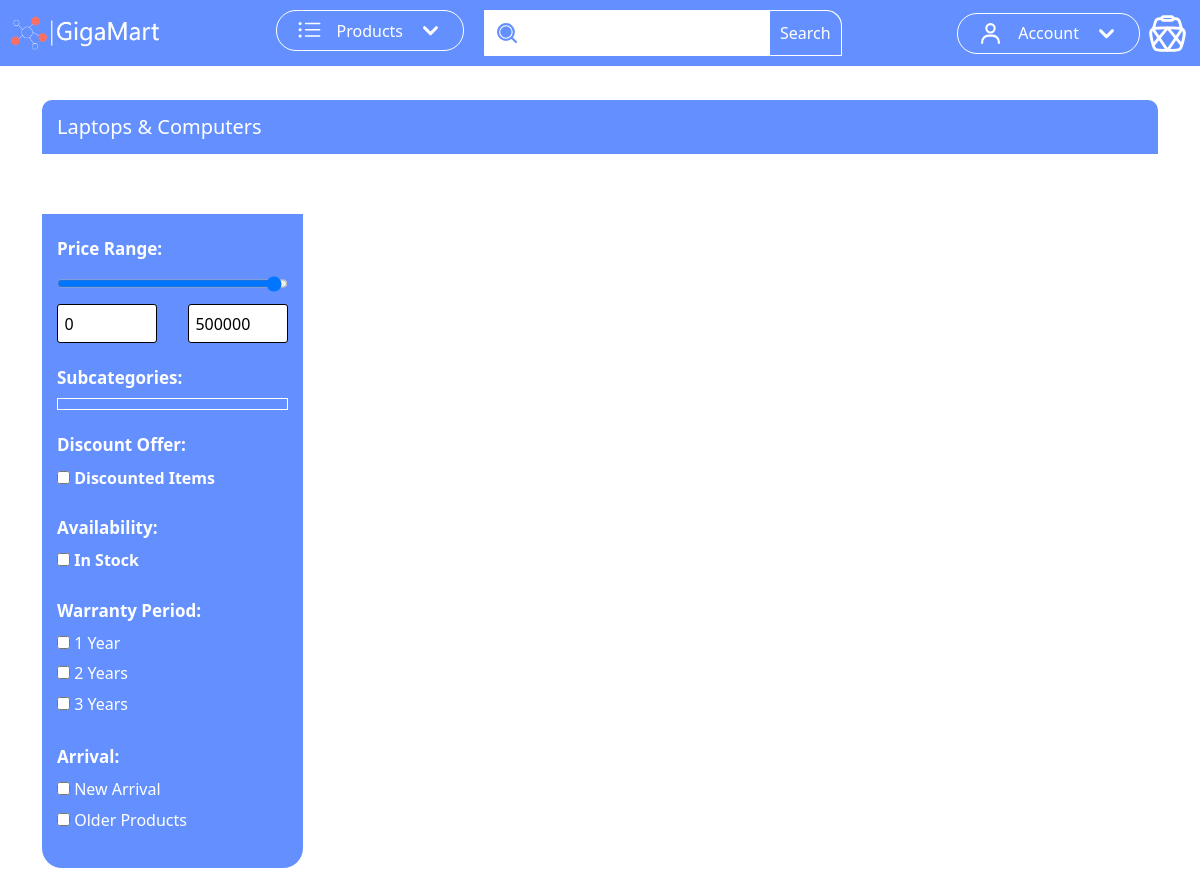
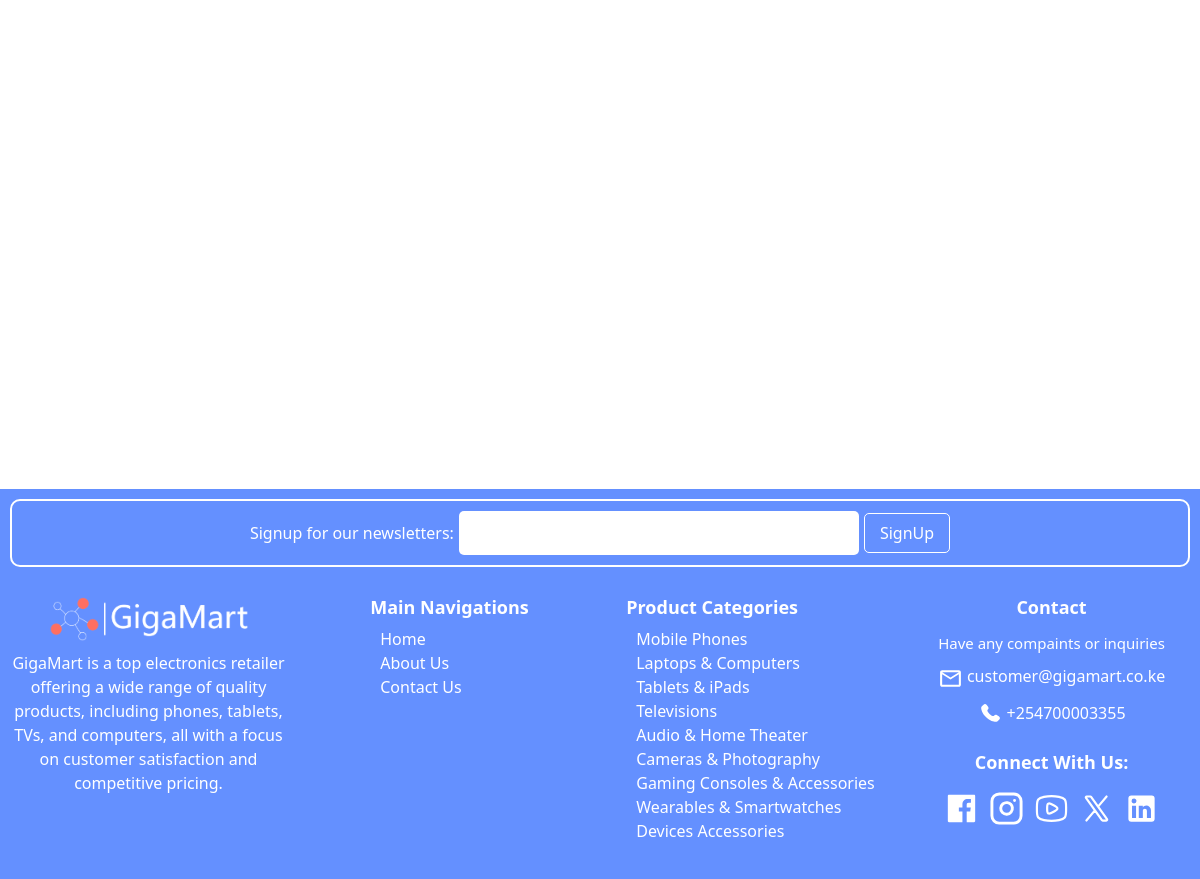
Screenshot of /category/laptops-computers/ with the database file from the repository (2 pictures, top to bottom).
### store/models.py (models this page shows, shortened)
class Category(models.Model):
    slug = models.SlugField(max_length=255, unique=True, blank=True)
    name = models.CharField(max_length=255, unique=True)
    image = models.ImageField(upload_to='categories/')
    class Meta:
        verbose_name_plural = 'categories'
    def get_absolute_url(self):
        return reverse('store:category_list', args=[self.slug])

### store/views.py (the view)
# urls.py: path('category/<str:category_slug>/', views.category_list, name='category_list'),
def category_list(request, category_slug):
    category = get_object_or_404(Category, slug=category_slug)
    subcategories = Subcategory.objects.filter(category=category)
    products = Product.objects.filter(category=category)
    price_min = request.GET.get('price_min')
    price_max = request.GET.get('price_max')
    subcategory_slugs = request.GET.getlist('subcategory')  # Get selected subcategory slugs
    discount = request.GET.get('discount')
    availability = request.GET.get('availability')
    warranty_months = request.GET.getlist('warranty')
    arrival = request.GET.get('arrival')
    if price_min and price_max:
        products = products.filter(price__gte=price_min, price__lte=price_max)
    if subcategory_slugs:
        products = products.filter(subcategory__slug__in=subcategory_slugs)  # Filter by slug, not id
    if discount:
        products = products.filter(discount__gte=discount)
    if availability == 'in_stock':
        products = products.filter(items_remaining__gt=0)
    if warranty_months:
        products = products.filter(warrant_months__in=warranty_months)
    if arrival == 'newest':
        products = products.order_by('-id')
    paginator = Paginator(products, 1)  # Adjust items per page as needed
    page_number = request.GET.get('page')
    try:
        paginated_products = paginator.page(page_number)
    except PageNotAnInteger:
        paginated_products = paginator.page(1)
    except EmptyPage:
        paginated_products = paginator.page(paginator.num_pages)
    if request.headers.get('X-Requested-With') == 'XMLHttpRequest':
        return render(request, 'store/_product_list.html', {'products': paginated_products})
    return render(request, 'store/category.html', {
        'category': category,
        'subcategories': subcategories,
        'products': paginated_products,
        'page_obj': paginated_products
    })

### templates/store/category.html (shortened to what this page needs)
{% extends 'base.html' %}
{% block main %}
    <div class="container" style="margin-top: 100px">
        <div style="width: 100%;padding: 15px;background-color: #6490ff;box-sizing: border-box;border-radius: 10px 10px 0 0;">
            <h3 style="font-size: 20px;color: white;font-weight: 500;margin: 0;">{{ category.name }}</h3>
        </div>
    </div>
    <div class="container" style="margin-top: 50px">
        <div class="row">
            <div class="col-12 col-sm-12 col-md-5 col-lg-4 col-xl-3" id="large-screen-filter-form-div">
                <form id="large-screen-filter-form">
                    <div class="filter-group">
                        <h3 class="filter_section_title">Price Range:</h3>
                        <input type="range" id="large_price_range" name="price_range" min="0" max="500000" step="50"
                               value="500000">
                        <div style="display: flex;flex-direction: row;justify-content: space-between;align-items: center;">
                            <input style="display: inline-block;" type="number" id="large_price_min" name="price_min"
                                   placeholder="Min Price" max="500000">
                            <input type="number" id="large_price_max" name="price_max" placeholder="Max Price"
                                   max="500000">
                        </div>
                    </div>
                    <div class="filter-group">
                        <h3 class="filter_section_title">Subcategories:</h3>
                        <div id="subcategory-options" class="filter-options subcategories_div">
                        </div>
                    </div>
                    <div class="filter-group">
                        <h3 class="filter_section_title">Discount Offer:</h3>
                        <label><input type="checkbox" name="discount" value="1"> Discounted Items</label>
                    </div>
                    <div class="filter-group">
                        <h3 class="filter_section_title">Availability:</h3>
                        <label><input type="checkbox" name="availability" value="in_stock"> In Stock</label>
                    </div>
                    <div class="filter-group">
                        <h3 class="filter_section_title">Warranty Period:</h3>
                        <div class="filter-options">
                            <label><input type="checkbox" name="warranty" value="1"> 1 Year</label>
                            <label><input type="checkbox" name="warranty" value="2"> 2 Years</label>
                            <label><input type="checkbox" name="warranty" value="3"> 3 Years</label>
                        </div>
                    </div>
                    <div class="filter-group">
                        <h3 class="filter_section_title">Arrival:</h3>
                        <div class="filter-options">
                            <label><input type="checkbox" name="arrival" value="recent"> New Arrival</label>
                            <label><input type="checkbox" name="arrival" value="old"> Older Products</label>
                        </div>
                    </div>
                </form>
            </div>
            <div class="col-12 col-sm-12 col-md-7 col-lg-8 col-xl-9">
            </div>
        </div>
    </div>
{% endblock %}

### templates/base.html (shortened to what this page needs)
{% load static %}
<!DOCTYPE html>
<html lang="en">
<head>
    <link rel="stylesheet" href="{% static 'bootstrap/css/bootstrap.min.css' %}"/>
    <link rel="stylesheet" href="{% static 'css/base.css' %}"/>
    <link rel="stylesheet" href="{% static 'css/styles.css' %}"/>
    <link rel="stylesheet" href="{% static 'css/product_cards.css' %}"/>
    <link rel="stylesheet" href="{% static 'css/filter_form_styles.css' %}"/>
</head>
<body>
<nav style="position: fixed;z-index: 999;width: 100%;top: 0">
    <div class="container-fluid main_nav">
        <a  href="{% url 'store:index' %}">
            <img src="{% static 'app_files/logo_colored.png' %}" alt="" style="width: 150px;display: inline-block;"/>
        </a>
        <div style="display: flex; flex-direction: row">
            <div>
                <button
                        class="dropdown_button"
                        id="products_dropdown_button"
                        onclick="toggleProductsDropdown()"
                >
                    <span style="margin: 0 15px; font-weight: 500">Products</span>
                </button>
            </div>
            <div class="searchbar_div">
                <input class="searchbar_input" id="searchbar_input2" type="text"/>
                <button class="searchbar_button">Search</button>
            </div>
        </div>
        <div class="main_nav_right_items">
            <div style="margin-right: 5px">
                <button
                        class="dropdown_button"
                        id="account_dropdown_button"
                        onclick="toggleAccountDropdown()"
                >
                    <span style="margin: 0 15px; font-weight: 500">Account</span>
                </button>
            </div>
        </div>
    </div>
</nav>
{% block main %}{% endblock %}
<footer style="margin-top: 500px">
    <div
            class="container-fluid"
            style="background-color: #6490ff; padding: 10px"
    >
        <div class="newsletter_signup_div">
            <label for="newsletter_email">Signup for our newsletters:</label>
            <input name="newsletter_email" id="newsletter_email" type="email"/>
            <button>SignUp</button>
        </div>
        <div class="row" style="margin-top: 20px">
            <div
                    class="col-12 col-sm-12 col-md-6 col-lg-3 col-xl-3 footer_about_gigamart_section"
                    style="
              display: flex;
              flex-direction: column;
              align-items: center;
              padding: 10px;
              box-sizing: border-box;
            "
            >
                <img
                        src="{% static 'app_files/logo_colored.png' %}"
                        alt=""
                        style="width: 200px"
                />
                <p
                        style="
                font-size: 16px;
                color: white;
                font-weight: 500;
                text-align: center;
                margin-top: 10px;
              "
                >
                    GigaMart is a top electronics retailer offering a wide range of
                    quality products, including phones, tablets, TVs, and computers,
                    all with a focus on customer satisfaction and competitive pricing.
                </p>
            </div>
            <div
                    class="col-12 col-sm-12 col-md-6 col-lg-3 col-xl-3 footer_gigamart_main_navigations_section"
            >
                <div>
                    <h3>Main Navigations</h3>
                    <ul>
                        <li><a href="">Home</a></li>
                        <li><a href="">About Us</a></li>
                        <li><a href="">Contact Us</a></li>
                    </ul>
                </div>
            </div>
            <div
                    class="col-12 col-sm-12 col-md-6 col-lg-3 col-xl-3 footer_gigamart_product_categories_section"
            >
                <div>
                    <h3>Product Categories</h3>
                    <ul>
                        {% for category in categories %}
                            <li><a href="{{ category.get_absolute_url }}">{{ category.name }}</a></li>
                        {% endfor %}
                    </ul>
                </div>
            </div>
            <div
                    class="col-12 col-sm-12 col-md-6 col-lg-3 col-xl-3 footer_gigamart_contact_section"
            >
                <div class="footer_contact_section" style="margin-bottom: 20px">
                    <h3>Contact</h3>
                    <p style="font-weight: 500; font-size: 15px">
                        Have any compaints or inquiries
                    </p>
                    <p>
                <span>
                  <svg xmlns="http://www.w3.org/2000/svg" viewBox="0 0 24 24">
                    <path
                            fill="currentColor"
                            d="M22 6c0-1.1-.9-2-2-2H4c-1.1 0-2 .9-2 2v12c0 1.1.9 2 2 2h16c1.1 0 2-.9 2-2zm-2 0l-8 5l-8-5zm0 12H4V8l8 5l8-5z"></path>
                  </svg>
                </span>
                        customer@gigamart.co.ke
                    </p>
                    <p>
                <span>
                </span>
                        +254700003355
                    </p>
                </div>
                <div class="footer_connect_section">
                    <h3>Connect With Us:</h3>
                    <div>
                        <a href="#">
                        </a>
                        <a href="#">
                            <svg xmlns="http://www.w3.org/2000/svg" viewBox="0 0 24 24">
                                <g
                                        fill="none"
                                        stroke="currentColor"
                                        stroke-linecap="round"
                                        stroke-linejoin="round"
                                        stroke-width="2"
                                >
                                    <rect width="20" height="20" x="2" y="2" rx="5" ry="5"></rect>
                                    <path
                                            d="M16 11.37A4 4 0 1 1 12.63 8A4 4 0 0 1 16 11.37m1.5-4.87h.01"></path>
                                </g>
                            </svg>
                        </a>
                        <a href="#">
                        </a>
                        <a href="#">
                        </a>
                        <a href="#">
                        </a>
                    </div>
                </div>
            </div>
        </div>
    </div>
</footer>
</body>
</html>

### rows the page displays
Category: name "Laptops & Computers"
Category: name "Mobile Phones"
Category: name "Tablets & iPads"
Category: name "Televisions"
Category: name "Audio & Home Theater"
Category: name "Cameras & Photography"
Category: name "Gaming Consoles & Accessories"
Category: name "Wearables & Smartwatches"
Category: name "Devices Accessories"
